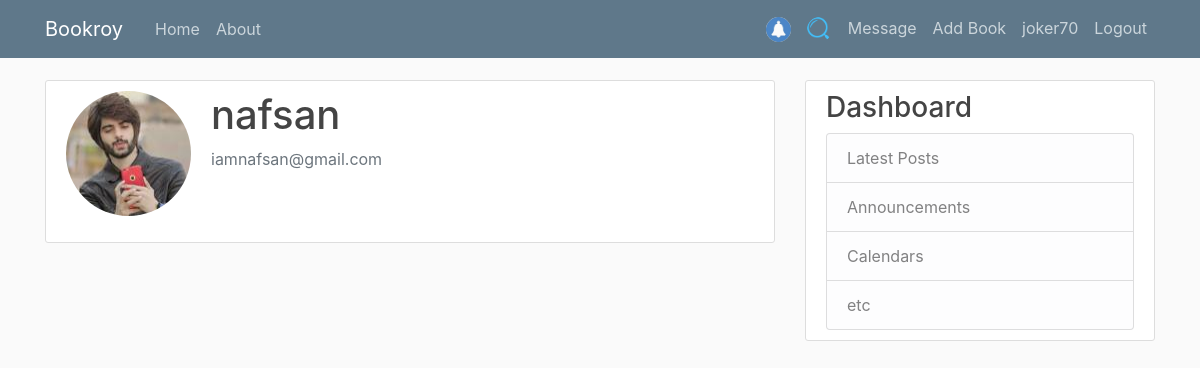
Page /user/nafsan (signed in) on the committed database.
### App/models.py (models this page shows, shortened)
class User(db.Model, UserMixin):
    id = db.Column(db.Integer, primary_key=True)
    username = db.Column(db.String(20), unique=True, nullable=False)
    email = db.Column(db.String(100), unique=True, nullable=False)
    profilePicture = db.Column(db.String(50), nullable=False, default='default.jpg')
    password = db.Column(db.String(50), nullable=False)
    posts = db.relationship('Post', backref='author', lazy=True)
    messages_sent = db.relationship('Message',
                                    foreign_keys='Message.sender_id',
                                    backref='author', lazy='dynamic')
    messages_received = db.relationship('Message',
                                        foreign_keys='Message.recipient_id',
                                        backref='recipient', lazy='dynamic')
    last_message_read_time = db.Column(db.DateTime)

### App/users/routes.py (the view)
@users.route('/user/<string:username>', methods=['GET', 'POST'])
def profile(username):
    user = User.query.filter_by(username=username).first_or_404()
    return render_template('profile.html', title=user.username, user=user)

### App/models.py (called while the page is built)
@login_manager.user_loader
def load_user(user_id):
    return User.query.get(int(user_id))

### App/templates/profile.html (shortened to what this page needs)
{% extends "layout.html" %}
{% block content %}
    <div class="content-section">
        <div class="media">
            <img class="rounded-circle account-img"
                 src="{{ url_for('static', filename='profile_pics/' + user.profilePicture) }}">
            <div class="media-body">
                <h2 class="account-heading">{{ user.username }}</h2>
                <p class="text-secondary">{{ user.email }}</p>
            </div>
        </div>
    </div>
{% endblock %}

### App/templates/layout.html (shortened to what this page needs)
<!DOCTYPE html>
<html lang="en">
<head>
    <link rel="stylesheet" href="https://maxcdn.bootstrapcdn.com/bootstrap/4.0.0/css/bootstrap.min.css"
>
    <link rel="stylesheet" type="text/css" href="{{ url_for('static', filename='main.css') }}">
</head>
<body>
<header class="site-header">
    <nav class="navbar navbar-expand-md navbar-dark bg-steel fixed-top">
        <div class="container">
            <a class="navbar-brand mr-4" href="/">Bookroy</a>
            <div class="collapse navbar-collapse" id="navbarToggle">
                <div class="navbar-nav mr-auto">
                    <a class="nav-item nav-link" href="{{ url_for('main.home') }}">Home</a>
                    <a class="nav-item nav-link" href="{{ url_for('main.about') }}">About</a>
                </div>
                <div class="navbar-nav">
                    {% if current_user.is_authenticated %}
                        <a class="nav-item nav-link" href="#">
                            <img class="rounded-circle" height="25" width="25" src="{{ url_for('static', filename='other_pics/notification.jpeg') }}">
                        </a>
                        <a class="nav-item nav-link" href="{{ url_for('main.search') }}">
                            <img class="rounded-circle" height="25" width="25" src="{{ url_for('static', filename='other_pics/search.png') }}">
                        </a>
                        <a class="nav-item nav-link" href="{{ url_for('main.messages') }}">Message</a>
                        <a class="nav-item nav-link" href="{{ url_for('posts.new_post') }}">Add Book</a>
                        <a class="nav-item nav-link"
                           href="{{ url_for('users.profile', username=current_user.username) }}">{{ current_user.username }}</a>
                        <a class="nav-item nav-link" href="{{ url_for('users.logout') }}">Logout</a>
                    {% else %}
                        <a class="nav-item nav-link" href="{{ url_for('users.login') }}">Login</a>
                        <a class="nav-item nav-link" href="{{ url_for('users.register') }}">Register</a>
                    {% endif %}
                </div>
            </div>
        </div>
    </nav>
</header>
<main role="main" class="container">
    <div class="row">
        <div class="col-md-8">
            {% block content %}{% endblock %}
        </div>
        <div class="col-md-4">
            <div class="content-section">
                <h3>Dashboard</h3>
                <ul class="list-group">
                    <li class="list-group-item list-group-item-light">Latest Posts</li>
                    <li class="list-group-item list-group-item-light">Announcements</li>
                    <li class="list-group-item list-group-item-light">Calendars</li>
                    <li class="list-group-item list-group-item-light">etc</li>
                </ul>
            </div>
        </div>
    </div>
</main>
</body>
</html>

### App/static/main.css (style rules this page uses)
body { background: #fafafa; color: #333333; margin-top: 5rem; }
h1, h2, h3, h4, h5, h6 { color: #444444; }
.bg-steel { background-color: #5f788a; }
.site-header .navbar-nav .nav-link { color: #cbd5db; }
.content-section { background: #ffffff; padding: 10px 20px; border: 1px solid #dddddd; border-radius: 3px; margin-bottom: 20px; }
.account-img { height: 125px; width: 125px; margin-right: 20px; margin-bottom: 16px; }
.account-heading { font-size: 2.5rem; }

### rows in the picture
User: username "joker70"
User: profilePicture (picture), username "nafsan", email "iamnafsan@gmail.com"
